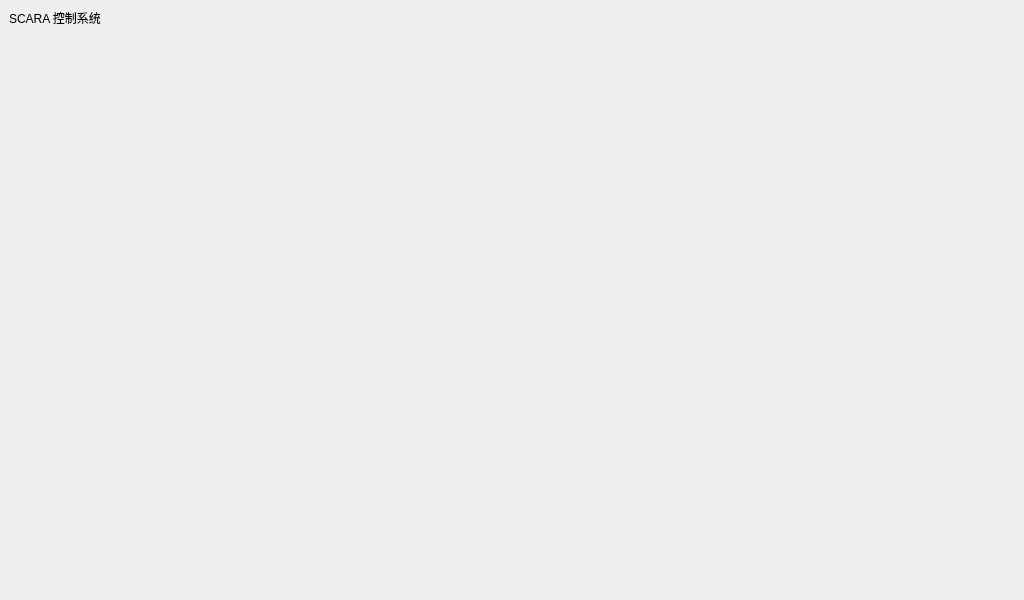
<?xml version="1.0" encoding="UTF-8"?>
<ui version="4.0">
 <class>MainWindow</class>
 <widget class="QMainWindow" name="MainWindow">
  <property name="geometry"><rect><x>0</x><y>0</y><width>1024</width><height>600</height></rect></property>
  <property name="windowTitle"><string>SCARA Panel</string></property>
  <widget class="QWidget" name="centralwidget">
   <layout class="QVBoxLayout" name="mainLayout">
    <property name="spacing"><number>2</number></property>
    <item><widget class="QLabel" name="lbModeTitle"><property name="text"><string>SCARA 控制系统</string></property></widget></item>
    <item><widget class="QStackedWidget" name="modeStack"/></item>
   </layout>
  </widget>
 </widget>
 <!--
   代码创建的控件清单 (objectName):
   遥控左栏: cardM1,cardM2,cardM3,cardM4,cardSV1,cardSV2
   遥控马达行: slM1,slM2,slM3,slM4,slSV1,slSV2 (QSlider)
   遥控步进: btnM1_m5,btnM1_m1,btnM1_p1,btnM1_p5 (同 M2/M3/M4 模式)
   遥控舵机: btnSV1_m10,btnSV1_m2,btnSV1_p2,btnSV1_p10 (同 SV2)
   遥控EM: btnEM1..btnEM4, btnEstop, btnBack
   数据标签: lbM1Pos,lbM1Cur,lbM1Tmp,lbM1V (同 M2/M3/M4)
   舵机标签: lbSV1Pos,lbSV2Pos
   示教左栏: lbTCur1..lbTCur6 (当前位置M1-M4,SV1,SV2)
   示教按钮: btnPlay(回放), btnTeachBack(返回)
   示教路径表: tblWP (6行8列, 表头:步骤,M1,M3,M4,SV1,(空),M2,(状态))
   示教传送带: lbSeg1..lbSeg4 (段距值), btnSeg1_m..btnSeg4_m, btnSeg1_p..btnSeg4_p
   示教保存: btnSaveStep(保存当前步), btnSubmitAll(提交全部)
   视觉左: camPreview (QLabel, 500x350), camStatus (QLabel)
   视觉右: lbColorResult (QLabel), btnDetect (手动检测)
   安全: 占位
 -->
</ui>
